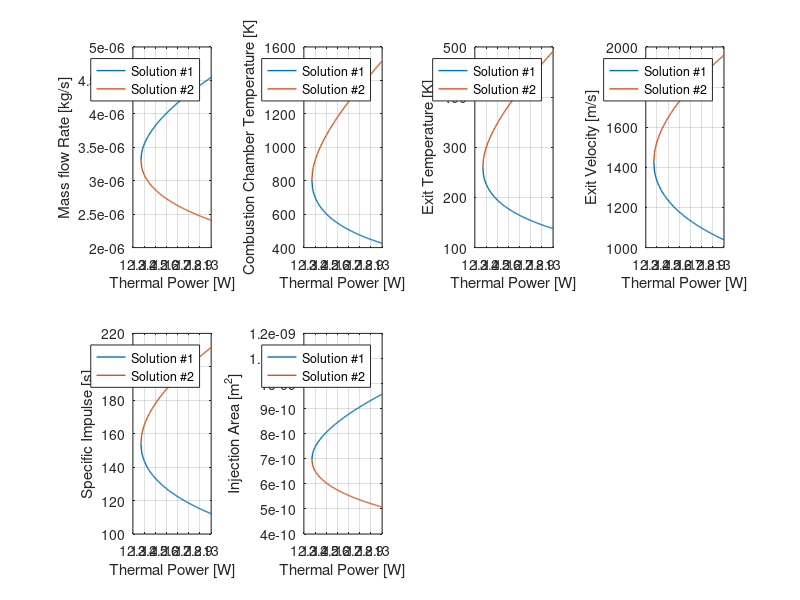
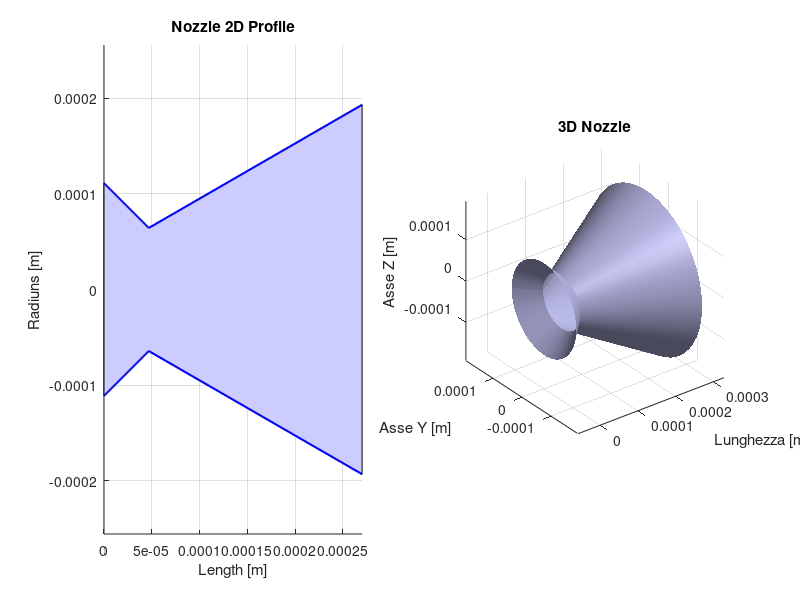
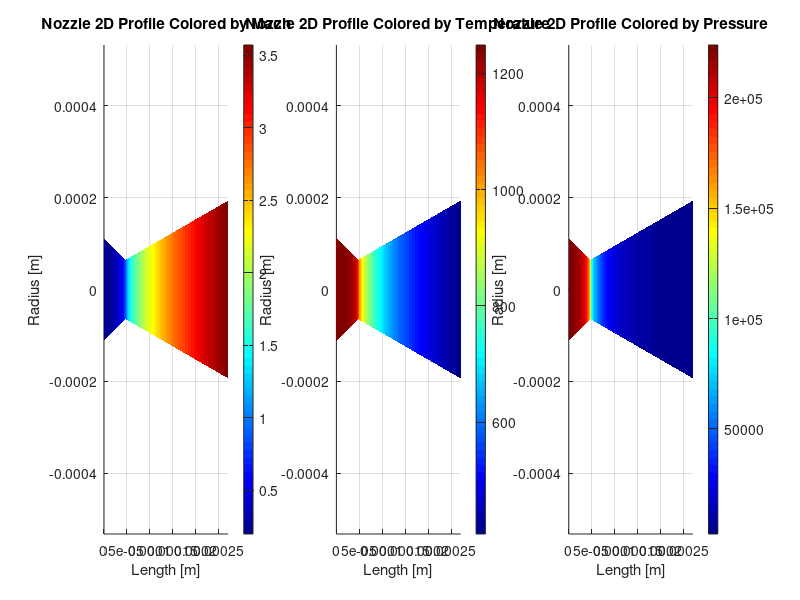

The MATLAB source for these figures, in order:
%% Vaporizing Liquid Microthrusters V4
%
% -------------------------------------------------------------------------
clear
clc
close all

%% DATA
eps     = 9;            % Rapporto tra le aree (ugello convergente-divergente)  [adim]
k       = 1.327;        % Rapporto dei calori specifici                         [adim]
g       = 9.81;         % Gravity acceleration                                  [m/s^2]
Pc      = 230000;       % Evaporation chamber Pressure                          [Pa]
R       = 8.314;        % Gas Constant                                          [J/mol*K]
Mmol    = 0.018;        % Water Molar Mass                                      [kg/mol]
rho_l   = 999;          % Density liquid water                                  [kg/m^3]
cp_l    = 4.1838e3;     % Specific Heat liquid water                            [J/kgK]
cp_v    = 2.0256e3;     % Specific Heat gas water                               [J/kgK]
lambda  = 2260e+3;      % Water latent evaporation heat                         [J/kg]
T_eb    = 124 + 273;    % Temperature of ebollition                             [K]
T_inj   = 25 + 273.15;  % temperature of Injection                              [K]
alpha   = deg2rad(30);  %                                                       [deg]
beta    = deg2rad(45);  %                                                       [deg]
Cd      = 0.7;          % Drag coefficient                                      [adim]
dP_inj  = 0.1;          % Pressure lost for injection   !!!CHECK!!!
T       = 5e-3;         % Wanted Thrust                                         [N]
dv      = 0.5;          % Wanted Delta v                                        [m/s]
mass    = 4;            % S/C mass                                              [kg]
N       = 100;          % Number of sample for Q_dot                            [adim]
k_gas   = 1.67;         % He 
R_gas = 2077.3;         %J/kgK

%% Calculate the Pressure Ratio (Pe/Pc)

% Equation
aa = 1/eps^2*((k+1)/2)^(2/(1-k))*(k-1)/(k+1);
bb = 2/k;
cc = (k-1)/k;

% Resolve with Newton method
fun  = @(x) x^bb*(1-x^cc)-aa;
dfun = @(x) -x^(bb-1)*((cc+bb)*x^cc-bb);

c1  = 0;
c2  = 0.5;
tol = 1e-6;
err = tol + 1;
it  = 0;

while (it < 3 && err > tol ) 
    it  = it+1;
    x   = (c2+c1)/2; %stima dello zero
    fc  = fun(x);     
    err =abs(fc); 
    % scelta del nuovo estremo per l'eventuale ciclo successivo       
    if (fc*fun(c1) > 0)
          c1=x; 
    else 
          c2=x; 
    end
end
xv = x;
while (it< 10 && err> tol)
   dfx = dfun(xv);
   if dfx == 0
      error(' Arresto per azzeramento di dfun');
   else
      xn = xv - fun(xv)/dfx;
      err = abs(fun(xn));
      it = it+1;
      xv = xn;
   end
end

% Compute exit pressure value
Pe = xn * Pc;

%% Compute throat and exit area 

CT = k*sqrt(2/(k-1)*(2/(k+1))^((k+1)/(k-1))*(1-(Pe/Pc)^((k-1)/k)))+Pe/Pc*eps;
At = T/Pc/CT;
r_t = sqrt(At/pi);
Ae = eps*At;
r_e = sqrt(Ae/pi);

%% Dimensionate nozzle
eps_conv = 1/0.2 * sqrt((2/(k+1)*(1+(k-1)/2*0.2^2))^((k+1)/(k-1)));
Ac = eps_conv * At;
r_c = sqrt(Ac/pi);

L_conv = 1/2*(2*(r_c-r_t)/tan(beta)); % ipotesi che Ae è uagule a quwlla di ingresso nel convergente
L_div = 1/2*(2*(r_e-r_t)/tan(alpha));
L_nozzle = L_conv + L_div;
l = 1/2*(1+cos(alpha));         % 2D losses coefficientl

%% Pipes geometry from literature
D_h = 500e-6;
L = 1000e-6;             
mu = 1.137e-3;
A_pipe = 500*100*1e-12;

%% Minimum impulse bit
valve_time_response = 0.1;
min_impulse_bit = T*valve_time_response;

%% Study the flow in function of Q_dot

% Define some usefull constant value 
K       = sqrt(2*k/(k-1) * R/Mmol * (1 - (Pe/Pc)^((k-1)/k))); % V_e = k * sqrt(T_c)
dd      = cp_l * (T_eb-T_inj) + lambda - T_eb*cp_v;
ee      = cp_v*((T-Pe*Ae)/(l*K))^2;
Q_min   = sqrt(4*dd*ee);
k_inj   = 1/Cd^2; % Injection losses with Cd = 0.7

dt = dv * mass / T; % time of burn with max mass sat = 4 (max possible)

m_dot   = zeros(N,2);
T_c     = zeros(N,2);
v_e     = zeros(N,2);
T_e     = zeros(N,2);
Isp     = zeros(N,2);
A_inj   = zeros(N,2);
A_val   = zeros(N,2);
A_reg   = zeros(N,2);
v = zeros(N,2);
Re = zeros(N,2);
P_tank = zeros(N,2);
m_fuel = zeros(N,2);
V_fuel = zeros(N,2);
m_dot_max = zeros(N,2);
P_gas_i = zeros(N,2);
M_gas = zeros(N,2);
M_e = zeros(N,2);
V_gas = zeros(N,2);
p_drop_injection = zeros(N,1);
P_plenum = zeros(N,1);
p_drop_pipes = zeros(N,2);
p_drop_valve = zeros(N,2);
p_drop_reg = zeros(N,1);
Q_dot = linspace(Q_min,13,N);


for i = 1:length(Q_dot)
    % mass flow rate
    m_dot(i,1) = (Q_dot(i) + sqrt(Q_dot(i)^2 - Q_min^2))/(2*dd);
    m_dot(i,2) = (Q_dot(i) - sqrt(Q_dot(i)^2 - Q_min^2))/(2*dd);

    % Combustion Chamber Temperature
    T_c(i,1) = ((T-Pe*Ae)/(m_dot(i,1) *K))^2;
    T_c(i,2) = ((T-Pe*Ae)/(m_dot(i,2) *K))^2;

    % Check chocking condition
    m_dot_max(i,1) = Pc*At/sqrt(k*R/Mmol*T_c(i,1))*k*(2/(k+1))^((k+1)/(2*(k-1)));    
    m_dot_max(i,2) = Pc*At/sqrt(k*R/Mmol*T_c(i,2))*k*(2/(k+1))^((k+1)/(2*(k-1)));
    
    % Exit Velocity
    v_e(i,1) = K *sqrt(T_c(i,1));
    v_e(i,2) = K *sqrt(T_c(i,2));

    % Exit Temperature
    T_e(i,1) = T_c(i,1)*(Pe/Pc)^((k-1)/k);
    T_e(i,2) = T_c(i,2)*(Pe/Pc)^((k-1)/k);

    % Exit Mach
    M_e(i,1) = v_e(i,1)/sqrt(k*R/Mmol*T_e(i,1));
    M_e(i,2) = v_e(i,2)/sqrt(k*R/Mmol*T_e(i,2));
    
    % Specific Impulse
    Isp(i,1) = T/(m_dot(i,1)*g);
    Isp(i,2) = T/(m_dot(i,2)*g);

    % Injection Area
    A_inj(i,1) = m_dot(i,1)/(Cd*sqrt(2*dP_inj*Pc*rho_l));
    A_inj(i,2) = m_dot(i,2)/(Cd*sqrt(2*dP_inj*Pc*rho_l));

    % Injection Losses 
    p_drop_injection(i) = 0.1*Pc; % ipotizzato 10% di perdita di pressione
    P_plenum(i) = Pc + p_drop_injection(i); % tale pressione è garantita dal regolatore   
   
    % Valve losses
    p_drop_valve(i) = 0.04*(Pc+p_drop_injection(i)); % da paper thesis 0.03, da paper hydrazine 0.04
    
    % Pipes losses
    v(i,1) = m_dot(i,1)/(A_pipe*rho_l);
    v(i,2) = m_dot(i,2)/(A_pipe*rho_l);
    Re(i,1) = rho_l.*v(i,1)*D_h/mu;
    Re(i,2) = rho_l.*v(i,2)*D_h/mu;
    p_drop_pipes(i,1) = 64./Re(i,1) * (L/D_h)*rho_l*mu^2/2;
    p_drop_pipes(i,2) = 64./Re(i,2) * (L/D_h)*rho_l*mu^2/2;
    
    % Tank Pressure
    P_tank(i, 1) = P_plenum(i) + p_drop_pipes(i,1) + p_drop_valve(i);
    P_tank(i, 2) = P_plenum(i) + p_drop_pipes(i,2) + p_drop_valve(i);

    % Mass propellant budget
    m_fuel(i,1) = m_dot(i,1)*dt*1.055;
    m_fuel(i,2) = m_dot(i,2)*dt*1.055; % 5.5% di margine dalle ECSS
    V_fuel(i,1) = m_fuel(i,1)/rho_l*1.1; % 1% di margine dalle ECSS
    V_fuel(i,2) = m_fuel(i,2)/rho_l*1.1;

    
    % Option with pressurant 
%     P_gas_i(i,1) = 5*P_tank(i, 1); % scelta
%     P_gas_i(i,2) = 5*P_tank(i, 2); 
%     M_gas(i,1) = P_tank(i,1)*V_fuel(i,1)/(R_gas*T_inj)*k_gas/(1+(P_tank(i,1)/P_gas_i(i,1)));
%     M_gas(i,2) = P_tank(i,2)*V_fuel(i,2)/(R_gas*T_inj)*k_gas/(1+(P_tank(i,2)/P_gas_i(i,2)));
%     V_gas(i,1) = M_gas(i,1)*R_gas*T_inj/P_gas_i;
%     V_gas(i,2) = M_gas(i,2)*R_gas*T_inj/P_gas_i;
    
end

%% Temperature, Pressure and Mach inside the nozzle
T_nozzle = [];
MACH =[];
P_nozzle = [];

% sampling points
points_nozzle = linspace(0,L_nozzle,2*N);
radius_nozzle_convergent = linspace(r_c,r_t,N);
radius_nozzle_divergent  = linspace (r_t,r_e,N);

% Calculate area at sampled points
Area_nozzle_convergent = pi * radius_nozzle_convergent.^2;
Area_nozzle_divergent = pi * radius_nozzle_divergent.^2;
Area_nozzle_vect = [Area_nozzle_convergent,Area_nozzle_divergent];
Area_ratio_vect = Area_nozzle_vect/At;  % Area Ratio

% Calculate Mach at different sampled points

options = optimset('TolX', 1e-8, 'Tolfun', 1e-8);

for i=[1:length(Area_ratio_vect)]
    A_ratio = Area_ratio_vect(i);
    fun_Mach = @(M) (1/M)*((2/(k+1))*(1 + ((k-1)/2)*M^2))^((k+1)/(2*(k-1))) - A_ratio;
    
    if i<=N
        mach = fsolve(fun_Mach,0.3);
        MACH = [MACH,mach];
    else
        mach = fsolve(fun_Mach,8);
        MACH = [MACH,mach];
    end
end

% Calculate temperature at sampled times
T_tot_vect = T_c;

T_tot       = T_tot_vect (50,2);
T_exit      = T_e (50,2);

for i=[1:length(Area_ratio_vect)]
    mach = MACH(i);
    denom = (1 + (k-1)/2*mach^2);
    temp = T_tot / denom;
    T_nozzle =[T_nozzle,temp];
end

% Calculate pressure at sampled times
P_nozzle = Pe .* (T_nozzle ./ T_exit) .^(k/(k-1));


%% PLOTS

figure
% Mass flow rate 
subplot(2,4,1)
plot(Q_dot,m_dot(:,1), "LineWidth",1)
hold on
plot(Q_dot,m_dot(:,2), "LineWidth",1)
grid on;
xlabel('Thermal Power [W]');
ylabel('Mass flow Rate [kg/s]');
legend('Solution #1','Solution #2');

% Combustion Chamber Temperature
subplot(2,4,2)
plot(Q_dot,T_c(:,1), "LineWidth",1)
hold on
plot(Q_dot,T_c(:,2), "LineWidth",1)
grid on;
xlabel('Thermal Power [W]');
ylabel('Combustion Chamber Temperature [K]');
legend('Solution #1','Solution #2');

% Exit Temperature
subplot(2,4,3)
plot(Q_dot,T_e(:,1), "LineWidth",1)
hold on
plot(Q_dot,T_e(:,2), "LineWidth",1)
grid on;
xlabel('Thermal Power [W]');
ylabel('Exit Temperature [K]');
legend('Solution #1','Solution #2');

% Exit Velocity
subplot(2,4,4)
plot(Q_dot,v_e(:,1), "LineWidth",1)
hold on
plot(Q_dot,v_e(:,2), "LineWidth",1)
grid on;
xlabel('Thermal Power [W]');
ylabel('Exit Velocity [m/s]');
legend('Solution #1','Solution #2');

% Specific Impulse
subplot(2,4,5)
plot(Q_dot,Isp(:,1), "LineWidth",1)
hold on
plot(Q_dot,Isp(:,2),"LineWidth",1)
grid on;
xlabel('Thermal Power [W]');
ylabel('Specific Impulse [s]');
legend('Solution #1','Solution #2');

% Injection Area
subplot(2,4,6)
plot(Q_dot,A_inj(:,1), "LineWidth",1)
hold on
plot(Q_dot,A_inj(:,2), "LineWidth",1)
grid on;
xlabel('Thermal Power [W]');
ylabel('Injection Area [m^2]');
legend('Solution #1','Solution #2');


%% Plot Nozzle 2D and 3D

% Nozzle
% figure


Np = 100;       % Number of points for the plot
Ntheta = 50;    % Number of points for the rotation
% Convergent
x_conv = linspace(0, L_conv, Np);
r_conv = linspace(r_c, r_t, Np);

% Divergent
x_div = linspace(L_conv, L_conv + L_div, Np);
r_div = linspace(r_t, r_e, Np);

% Merge the sections
x_total = [x_conv, x_div];
r_total = [r_conv, r_div];

% Conical supposition
theta = linspace(0, 2*pi, Ntheta);  % Angle from 0 a 360°

% 3D mesh
[X, THETA] = meshgrid(x_total, theta);
R = repmat(r_total, length(theta), 1); % estende i raggi
Y = R .* cos(THETA);
Z = R .* sin(THETA);

% Plot the profile (fill + plot)
figure;
subplot(1,2,1)
hold on;
fill([x_total, fliplr(x_total)], [r_total, -fliplr(r_total)], [0.8, 0.8, 1]); % colore azzurrino
plot(x_total, r_total, 'b', 'LineWidth', 1.5); % profilo superiore
plot(x_total, -r_total, 'b', 'LineWidth', 1.5); % profilo inferiore
xlabel('Length [m]');
ylabel('Radiuns [m]');
title('Nozzle 2D Profile');
axis equal;
grid on;

% Plot 3D
subplot(1,2,2)
surf(X, Y, Z, 'FaceColor', [0.8 0.8 1], 'EdgeColor', 'none');
xlabel('Lunghezza [m]');
ylabel('Asse Y [m]');
zlabel('Asse Z [m]');
title('3D Nozzle');
axis equal;
grid on;
camlight; lighting gouraud; % Effetti di luce per renderlo più cute <3 <3 <3 <3

%% plot properties along the nozzle

% Mach number
[X, Y] = meshgrid(x_total, [-1, 1]); % 2 righe: parte superiore e inferiore
Y = Y .* r_total;                   % scala in base al raggio locale
C = repmat(MACH, 2, 1);      % matrice dei valori di Mach (2 righe uguali)

figure;
subplot(1,3,1)
hold on;
s = surf(X, Y, zeros(size(X)), C, 'EdgeColor', 'none'); % z=0 per renderlo 2D
view(2);                        % vista 2D
colormap(jet);                 % scegli la colormap (es. jet, parula, etc.)
colorbar;                      % aggiunge la barra del colore
xlabel('Length [m]');
ylabel('Radius [m]');
title('Nozzle 2D Profile Colored by Mach');
axis equal;
grid on;

% Temperature
[X, Y] = meshgrid(x_total, [-1, 1]); % 2 righe: parte superiore e inferiore
Y = Y .* r_total;                   % scala in base al raggio locale
C = repmat(T_nozzle, 2, 1);      % matrice dei valori di Mach (2 righe uguali)

subplot(1,3,2)
hold on;
s = surf(X, Y, zeros(size(X)), C, 'EdgeColor', 'none'); % z=0 per renderlo 2D
view(2);                        % vista 2D
colormap(jet);                 % scegli la colormap (es. jet, parula, etc.)
colorbar;                      % aggiunge la barra del colore
xlabel('Length [m]');
ylabel('Radius [m]');
title('Nozzle 2D Profile Colored by Temperature');
axis equal;
grid on;

% Pressure
[X, Y] = meshgrid(x_total, [-1, 1]); % 2 righe: parte superiore e inferiore
Y = Y .* r_total;                   % scala in base al raggio locale
C = repmat(P_nozzle, 2, 1);      % matrice dei valori di Mach (2 righe uguali)

subplot(1,3,3)
hold on;
s = surf(X, Y, zeros(size(X)), C, 'EdgeColor', 'none'); % z=0 per renderlo 2D
view(2);                        % vista 2D
colormap(jet);                 % scegli la colormap (es. jet, parula, etc.)
colorbar;                      % aggiunge la barra del colore
xlabel('Length [m]');
ylabel('Radius [m]');
title('Nozzle 2D Profile Colored by Pressure');
axis equal;
grid on;
